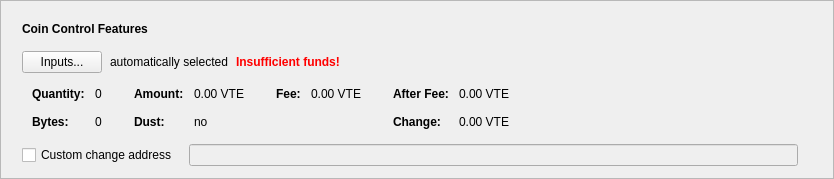
      <widget class="QFrame" name="frameCoinControl">
       <property name="sizePolicy">
        <sizepolicy hsizetype="Expanding" vsizetype="Fixed">
         <horstretch>0</horstretch>
         <verstretch>0</verstretch>
        </sizepolicy>
       </property>
       <property name="frameShape">
        <enum>QFrame::StyledPanel</enum>
       </property>
       <property name="frameShadow">
        <enum>QFrame::Raised</enum>
       </property>
       <layout class="QVBoxLayout" name="verticalLayout_2">
        <item>
         <layout class="QVBoxLayout" name="verticalLayoutCoinControl" stretch="0,0,0,0,0">
          <property name="spacing">
           <number>0</number>
          </property>
          <property name="sizeConstraint">
           <enum>QLayout::SetDefaultConstraint</enum>
          </property>
          <property name="leftMargin">
           <number>10</number>
          </property>
          <property name="topMargin">
           <number>10</number>
          </property>
          <item>
           <layout class="QHBoxLayout" name="horizontalLayoutCoinControl1">
            <property name="bottomMargin">
             <number>15</number>
            </property>
            <item>
             <widget class="QLabel" name="labelCoinControlFeatures">
              <property name="sizePolicy">
               <sizepolicy hsizetype="Preferred" vsizetype="Maximum">
                <horstretch>0</horstretch>
                <verstretch>0</verstretch>
               </sizepolicy>
              </property>
              <property name="font">
               <font>
                <weight>75</weight>
                <bold>true</bold>
               </font>
              </property>
              <property name="styleSheet">
               <string notr="true">font-weight:bold;</string>
              </property>
              <property name="text">
               <string>Coin Control Features</string>
              </property>
             </widget>
            </item>
           </layout>
          </item>
          <item>
           <layout class="QHBoxLayout" name="horizontalLayoutCoinControl2" stretch="0,0,0,0">
            <property name="spacing">
             <number>8</number>
            </property>
            <property name="bottomMargin">
             <number>10</number>
            </property>
            <item>
             <widget class="QPushButton" name="pushButtonCoinControl">
              <property name="styleSheet">
               <string notr="true"/>
              </property>
              <property name="text">
               <string>Inputs...</string>
              </property>
              <property name="autoDefault">
               <bool>false</bool>
              </property>
             </widget>
            </item>
            <item>
             <widget class="QLabel" name="labelCoinControlAutomaticallySelected">
              <property name="text">
               <string>automatically selected</string>
              </property>
              <property name="margin">
               <number>5</number>
              </property>
             </widget>
            </item>
            <item>
             <widget class="QLabel" name="labelCoinControlInsuffFunds">
              <property name="font">
               <font>
                <weight>75</weight>
                <bold>true</bold>
               </font>
              </property>
              <property name="styleSheet">
               <string notr="true">color:red;font-weight:bold;</string>
              </property>
              <property name="text">
               <string>Insufficient funds!</string>
              </property>
              <property name="margin">
               <number>5</number>
              </property>
             </widget>
            </item>
            <item>
             <spacer name="horizontalSpacerCoinControl">
              <property name="orientation">
               <enum>Qt::Horizontal</enum>
              </property>
              <property name="sizeHint" stdset="0">
               <size>
                <width>40</width>
                <height>1</height>
               </size>
              </property>
             </spacer>
            </item>
           </layout>
          </item>
          <item>
           <widget class="QWidget" name="widgetCoinControl" native="true">
            <property name="sizePolicy">
             <sizepolicy hsizetype="Preferred" vsizetype="Preferred">
              <horstretch>0</horstretch>
              <verstretch>0</verstretch>
             </sizepolicy>
            </property>
            <property name="minimumSize">
             <size>
              <width>0</width>
              <height>0</height>
             </size>
            </property>
            <property name="styleSheet">
             <string notr="true"/>
            </property>
            <layout class="QHBoxLayout" name="horizontalLayoutCoinControl5">
             <property name="leftMargin">
              <number>0</number>
             </property>
             <property name="topMargin">
              <number>0</number>
             </property>
             <property name="rightMargin">
              <number>0</number>
             </property>
             <property name="bottomMargin">
              <number>0</number>
             </property>
             <item>
              <layout class="QHBoxLayout" name="horizontalLayoutCoinControl3" stretch="0,0,0,1">
               <property name="spacing">
                <number>20</number>
               </property>
               <property name="topMargin">
                <number>0</number>
               </property>
               <property name="bottomMargin">
                <number>10</number>
               </property>
               <item>
                <layout class="QFormLayout" name="formLayoutCoinControl1">
                 <property name="horizontalSpacing">
                  <number>10</number>
                 </property>
                 <property name="verticalSpacing">
                  <number>14</number>
                 </property>
                 <property name="leftMargin">
                  <number>10</number>
                 </property>
                 <property name="topMargin">
                  <number>4</number>
                 </property>
                 <property name="rightMargin">
                  <number>6</number>
                 </property>
                 <item row="0" column="0">
                  <widget class="QLabel" name="labelCoinControlQuantityText">
                   <property name="font">
                    <font>
                     <weight>75</weight>
                     <bold>true</bold>
                    </font>
                   </property>
                   <property name="text">
                    <string>Quantity:</string>
                   </property>
                   <property name="margin">
                    <number>0</number>
                   </property>
                  </widget>
                 </item>
                 <item row="0" column="1">
                  <widget class="QLabel" name="labelCoinControlQuantity">
                   <property name="cursor">
                    <cursorShape>IBeamCursor</cursorShape>
                   </property>
                   <property name="contextMenuPolicy">
                    <enum>Qt::ActionsContextMenu</enum>
                   </property>
                   <property name="text">
                    <string notr="true">0</string>
                   </property>
                   <property name="margin">
                    <number>0</number>
                   </property>
                   <property name="textInteractionFlags">
                    <set>Qt::LinksAccessibleByMouse|Qt::TextSelectableByKeyboard|Qt::TextSelectableByMouse</set>
                   </property>
                  </widget>
                 </item>
                 <item row="1" column="0">
                  <widget class="QLabel" name="labelCoinControlBytesText">
                   <property name="font">
                    <font>
                     <weight>75</weight>
                     <bold>true</bold>
                    </font>
                   </property>
                   <property name="text">
                    <string>Bytes:</string>
                   </property>
                  </widget>
                 </item>
                 <item row="1" column="1">
                  <widget class="QLabel" name="labelCoinControlBytes">
                   <property name="cursor">
                    <cursorShape>IBeamCursor</cursorShape>
                   </property>
                   <property name="contextMenuPolicy">
                    <enum>Qt::ActionsContextMenu</enum>
                   </property>
                   <property name="text">
                    <string notr="true">0</string>
                   </property>
                   <property name="textInteractionFlags">
                    <set>Qt::LinksAccessibleByMouse|Qt::TextSelectableByKeyboard|Qt::TextSelectableByMouse</set>
                   </property>
                  </widget>
                 </item>
                </layout>
               </item>
               <item>
                <layout class="QFormLayout" name="formLayoutCoinControl2">
                 <property name="horizontalSpacing">
                  <number>10</number>
                 </property>
                 <property name="verticalSpacing">
                  <number>14</number>
                 </property>
                 <property name="leftMargin">
                  <number>6</number>
                 </property>
                 <property name="topMargin">
                  <number>4</number>
                 </property>
                 <property name="rightMargin">
                  <number>6</number>
                 </property>
                 <item row="0" column="0">
                  <widget class="QLabel" name="labelCoinControlAmountText">
                   <property name="font">
                    <font>
                     <weight>75</weight>
                     <bold>true</bold>
                    </font>
                   </property>
                   <property name="text">
                    <string>Amount:</string>
                   </property>
                   <property name="margin">
                    <number>0</number>
                   </property>
                  </widget>
                 </item>
                 <item row="0" column="1">
                  <widget class="QLabel" name="labelCoinControlAmount">
                   <property name="cursor">
                    <cursorShape>IBeamCursor</cursorShape>
                   </property>
                   <property name="contextMenuPolicy">
                    <enum>Qt::ActionsContextMenu</enum>
                   </property>
                   <property name="text">
                    <string notr="true">0.00 VTE</string>
                   </property>
                   <property name="textInteractionFlags">
                    <set>Qt::LinksAccessibleByMouse|Qt::TextSelectableByKeyboard|Qt::TextSelectableByMouse</set>
                   </property>
                  </widget>
                 </item>
                 <item row="1" column="0">
                  <widget class="QLabel" name="labelCoinControlLowOutputText">
                   <property name="font">
                    <font>
                     <weight>75</weight>
                     <bold>true</bold>
                    </font>
                   </property>
                   <property name="text">
                    <string>Dust:</string>
                   </property>
                  </widget>
                 </item>
                 <item row="1" column="1">
                  <widget class="QLabel" name="labelCoinControlLowOutput">
                   <property name="cursor">
                    <cursorShape>IBeamCursor</cursorShape>
                   </property>
                   <property name="contextMenuPolicy">
                    <enum>Qt::ActionsContextMenu</enum>
                   </property>
                   <property name="text">
                    <string notr="true">no</string>
                   </property>
                   <property name="textInteractionFlags">
                    <set>Qt::LinksAccessibleByMouse|Qt::TextSelectableByKeyboard|Qt::TextSelectableByMouse</set>
                   </property>
                  </widget>
                 </item>
                </layout>
               </item>
               <item>
                <layout class="QFormLayout" name="formLayoutCoinControl3">
                 <property name="horizontalSpacing">
                  <number>10</number>
                 </property>
                 <property name="verticalSpacing">
                  <number>14</number>
                 </property>
                 <property name="leftMargin">
                  <number>6</number>
                 </property>
                 <property name="topMargin">
                  <number>4</number>
                 </property>
                 <property name="rightMargin">
                  <number>6</number>
                 </property>
                 <item row="0" column="0">
                  <widget class="QLabel" name="labelCoinControlFeeText">
                   <property name="font">
                    <font>
                     <weight>75</weight>
                     <bold>true</bold>
                    </font>
                   </property>
                   <property name="text">
                    <string>Fee:</string>
                   </property>
                   <property name="margin">
                    <number>0</number>
                   </property>
                  </widget>
                 </item>
                 <item row="0" column="1">
                  <widget class="QLabel" name="labelCoinControlFee">
                   <property name="cursor">
                    <cursorShape>IBeamCursor</cursorShape>
                   </property>
                   <property name="contextMenuPolicy">
                    <enum>Qt::ActionsContextMenu</enum>
                   </property>
                   <property name="text">
                    <string notr="true">0.00 VTE</string>
                   </property>
                   <property name="textInteractionFlags">
                    <set>Qt::LinksAccessibleByMouse|Qt::TextSelectableByKeyboard|Qt::TextSelectableByMouse</set>
                   </property>
                  </widget>
                 </item>
                </layout>
               </item>
               <item>
                <layout class="QFormLayout" name="formLayoutCoinControl4">
                 <property name="horizontalSpacing">
                  <number>10</number>
                 </property>
                 <property name="verticalSpacing">
                  <number>14</number>
                 </property>
                 <property name="leftMargin">
                  <number>6</number>
                 </property>
                 <property name="topMargin">
                  <number>4</number>
                 </property>
                 <property name="rightMargin">
                  <number>6</number>
                 </property>
                 <item row="0" column="0">
                  <widget class="QLabel" name="labelCoinControlAfterFeeText">
                   <property name="font">
                    <font>
                     <weight>75</weight>
                     <bold>true</bold>
                    </font>
                   </property>
                   <property name="text">
                    <string>After Fee:</string>
                   </property>
                   <property name="margin">
                    <number>0</number>
                   </property>
                  </widget>
                 </item>
                 <item row="0" column="1">
                  <widget class="QLabel" name="labelCoinControlAfterFee">
                   <property name="cursor">
                    <cursorShape>IBeamCursor</cursorShape>
                   </property>
                   <property name="contextMenuPolicy">
                    <enum>Qt::ActionsContextMenu</enum>
                   </property>
                   <property name="text">
                    <string notr="true">0.00 VTE</string>
                   </property>
                   <property name="textInteractionFlags">
                    <set>Qt::LinksAccessibleByMouse|Qt::TextSelectableByKeyboard|Qt::TextSelectableByMouse</set>
                   </property>
                  </widget>
                 </item>
                 <item row="1" column="0">
                  <widget class="QLabel" name="labelCoinControlChangeText">
                   <property name="font">
                    <font>
                     <weight>75</weight>
                     <bold>true</bold>
                    </font>
                   </property>
                   <property name="text">
                    <string>Change:</string>
                   </property>
                  </widget>
                 </item>
                 <item row="1" column="1">
                  <widget class="QLabel" name="labelCoinControlChange">
                   <property name="cursor">
                    <cursorShape>IBeamCursor</cursorShape>
                   </property>
                   <property name="contextMenuPolicy">
                    <enum>Qt::ActionsContextMenu</enum>
                   </property>
                   <property name="text">
                    <string notr="true">0.00 VTE</string>
                   </property>
                   <property name="textInteractionFlags">
                    <set>Qt::LinksAccessibleByMouse|Qt::TextSelectableByKeyboard|Qt::TextSelectableByMouse</set>
                   </property>
                  </widget>
                 </item>
                </layout>
               </item>
              </layout>
             </item>
            </layout>
           </widget>
          </item>
          <item>
           <layout class="QHBoxLayout" name="horizontalLayoutCoinControl4" stretch="0,0,0">
            <property name="spacing">
             <number>12</number>
            </property>
            <property name="sizeConstraint">
             <enum>QLayout::SetDefaultConstraint</enum>
            </property>
            <property name="topMargin">
             <number>5</number>
            </property>
            <property name="rightMargin">
             <number>5</number>
            </property>
            <item>
             <widget class="QCheckBox" name="checkBoxCoinControlChange">
              <property name="toolTip">
               <string>If this is activated, but the change address is empty or invalid, change will be sent to a newly generated address.</string>
              </property>
              <property name="text">
               <string>Custom change address</string>
              </property>
             </widget>
            </item>
            <item>
             <widget class="QValidatedLineEdit" name="lineEditCoinControlChange">
              <property name="enabled">
               <bool>false</bool>
              </property>
              <property name="sizePolicy">
               <sizepolicy hsizetype="Expanding" vsizetype="Fixed">
                <horstretch>0</horstretch>
                <verstretch>0</verstretch>
               </sizepolicy>
              </property>
             </widget>
            </item>
            <item>
             <widget class="QLabel" name="labelCoinControlChangeLabel">
              <property name="sizePolicy">
               <sizepolicy hsizetype="Preferred" vsizetype="Expanding">
                <horstretch>0</horstretch>
                <verstretch>0</verstretch>
               </sizepolicy>
              </property>
              <property name="minimumSize">
               <size>
                <width>0</width>
                <height>0</height>
               </size>
              </property>
              <property name="text">
               <string/>
              </property>
              <property name="margin">
               <number>3</number>
              </property>
             </widget>
            </item>
           </layout>
          </item>
          <item>
           <spacer name="verticalSpacerCoinControl">
            <property name="orientation">
             <enum>Qt::Vertical</enum>
            </property>
            <property name="sizeType">
             <enum>QSizePolicy::Expanding</enum>
            </property>
            <property name="sizeHint" stdset="0">
             <size>
              <width>800</width>
              <height>1</height>
             </size>
            </property>
           </spacer>
          </item>
         </layout>
        </item>
       </layout>
      </widget>
